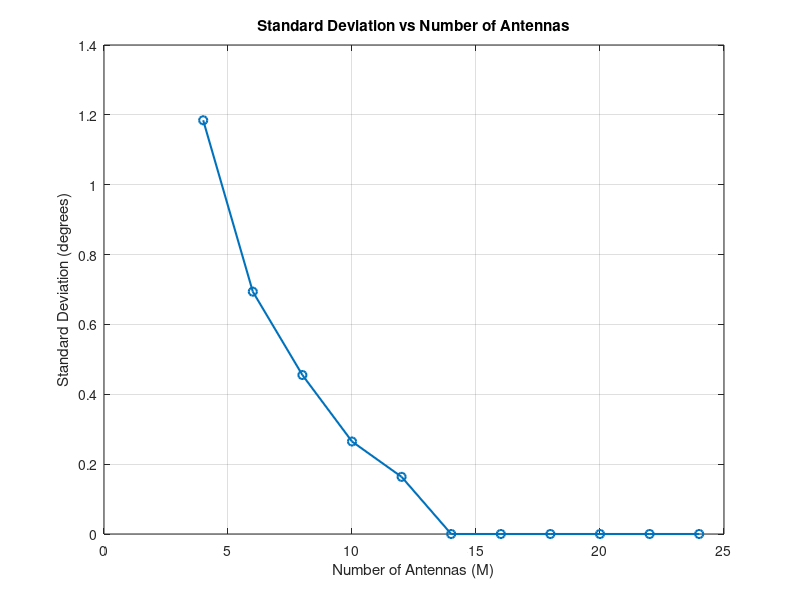

MATLAB code to generate this figure:
%% MATLAB ULA SIMULATION Q3

clc; clear; close all;

%% SIMULATION SETUP
theta_true   = 50;
SNR_dB       = 10;            
n_snapshots  = 200;          
n_trials     = 300;       
c = 3e8;                   
f = 2.41e9;                
lambda = c/f;                 
d = 0.0625;               
k = 2*pi/lambda;
M_values = 4:2:24;          
std_est  = zeros(size(M_values));

%% ALGORITHM
for m_idx = 1:length(M_values)
    M = M_values(m_idx);  
    delta = d*lambda;      
    est_DOAs = zeros(1,n_trials);

    for mc = 1:n_trials
        a = exp(-1j*k*(0:M-1)'*delta*sind(theta_true));

        s_sig = randn(1,n_snapshots) + 1j*randn(1,n_snapshots);
        x = a*s_sig;

        noise = (randn(M,n_snapshots) + 1j*randn(M,n_snapshots))/sqrt(2)*10^(-SNR_dB/20);
        x_noisy = x + noise;

        R = (x_noisy*x_noisy')/n_snapshots;

        [E,D] = eig(R);
        [~,idx] = sort(diag(D),'descend');
        E = E(:,idx);
        En = E(:,2:end);

        theta_scan = 0:1:90;
        Pmusic = zeros(size(theta_scan));
        for i = 1:length(theta_scan)
            a_theta = exp(-1j*k*(0:M-1)'*delta*sind(theta_scan(i)));
            Pmusic(i) = 1/(a_theta'*(En*En')*a_theta);
        end

        [~,idxMax] = max(abs(Pmusic));
        est_DOAs(mc) = theta_scan(idxMax);
    end

    std_est(m_idx) = std(est_DOAs);
end

%% PLOT RESULTS
figure;
plot(M_values, std_est,'-o','LineWidth',1.5);
xlabel('Number of Antennas (M)');
ylabel('Standard Deviation (degrees)');
title('Standard Deviation vs Number of Antennas');
grid on;
